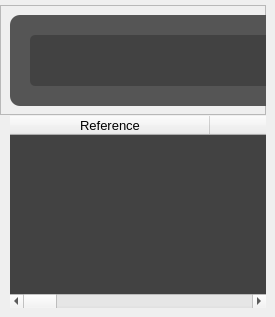
             <widget class="QWidget" name="batch">
              <layout class="QVBoxLayout" name="verticalLayout_13">
               <property name="leftMargin">
                <number>0</number>
               </property>
               <property name="topMargin">
                <number>0</number>
               </property>
               <property name="rightMargin">
                <number>9</number>
               </property>
               <property name="bottomMargin">
                <number>0</number>
               </property>
               <item>
                <widget class="QFrame" name="frame_9">
                 <property name="minimumSize">
                  <size>
                   <width>0</width>
                   <height>110</height>
                  </size>
                 </property>
                 <property name="maximumSize">
                  <size>
                   <width>1433</width>
                   <height>100</height>
                  </size>
                 </property>
                 <property name="frameShape">
                  <enum>QFrame::StyledPanel</enum>
                 </property>
                 <property name="frameShadow">
                  <enum>QFrame::Raised</enum>
                 </property>
                 <widget class="QLabel" name="label_32">
                  <property name="geometry">
                   <rect>
                    <x>10</x>
                    <y>10</y>
                    <width>1071</width>
                    <height>91</height>
                   </rect>
                  </property>
                  <property name="font">
                   <font>
                    <family>Arial</family>
                    <pointsize>11</pointsize>
                    <weight>75</weight>
                    <bold>true</bold>
                   </font>
                  </property>
                  <property name="styleSheet">
                   <string notr="true">QLabel{
	color: rgb(255, 255, 255);
	background-color: rgb(85, 85, 85);
	border-radius: 10px;
	padding-left:10px;
}</string>
                  </property>
                  <property name="text">
                   <string/>
                  </property>
                  <property name="alignment">
                   <set>Qt::AlignLeading|Qt::AlignLeft|Qt::AlignVCenter</set>
                  </property>
                 </widget>
                 <widget class="QLabel" name="batch_notification">
                  <property name="geometry">
                   <rect>
                    <x>1100</x>
                    <y>10</y>
                    <width>331</width>
                    <height>91</height>
                   </rect>
                  </property>
                  <property name="font">
                   <font>
                    <family>MS Shell Dlg 2</family>
                    <pointsize>10</pointsize>
                    <weight>50</weight>
                    <bold>false</bold>
                   </font>
                  </property>
                  <property name="styleSheet">
                   <string notr="true">QLabel{
	color: rgb(255, 255, 255);
	background-color: rgb(85, 85, 85);
	border-radius: 10px;
	padding-left:10px;
}</string>
                  </property>
                  <property name="text">
                   <string>Notification</string>
                  </property>
                  <property name="alignment">
                   <set>Qt::AlignCenter</set>
                  </property>
                  <property name="wordWrap">
                   <bool>true</bool>
                  </property>
                 </widget>
                 <widget class="QPushButton" name="btn_batch_browse">
                  <property name="geometry">
                   <rect>
                    <x>760</x>
                    <y>30</y>
                    <width>141</width>
                    <height>51</height>
                   </rect>
                  </property>
                  <property name="font">
                   <font>
                    <pointsize>10</pointsize>
                   </font>
                  </property>
                  <property name="styleSheet">
                   <string notr="true">QPushButton{
	color: rgb(255, 255, 255);
	background-color: rgb(66, 66, 66);
	border:none;
	border-radius: 10px;
}

QPushButton:hover{
	border-radius: 20px;
}

QPushButton:pressed{
	border: 2px solid rgb(255,255,255);	
}</string>
                  </property>
                  <property name="text">
                   <string>Browse</string>
                  </property>
                  <property name="icon">
                   <iconset resource="../resource/asset.qrc">
                    <normaloff>:/icons/asset/file.svg</normaloff>:/icons/asset/file.svg</iconset>
                  </property>
                  <property name="iconSize">
                   <size>
                    <width>30</width>
                    <height>30</height>
                   </size>
                  </property>
                  <property name="flat">
                   <bool>true</bool>
                  </property>
                 </widget>
                 <widget class="QLineEdit" name="batch_filename">
                  <property name="geometry">
                   <rect>
                    <x>310</x>
                    <y>30</y>
                    <width>431</width>
                    <height>51</height>
                   </rect>
                  </property>
                  <property name="font">
                   <font>
                    <pointsize>10</pointsize>
                   </font>
                  </property>
                  <property name="styleSheet">
                   <string notr="true">QLineEdit{
	color: rgb(255, 255, 255);

background-color: rgb(66, 66, 66);
	border-radius:10px;
	padding-left: 10px;
}

QLineEdit:hover{
	border:2px solid  rgb(66, 66, 66);
}

QLineEdit:focus{
	border:2px solid rgb(255, 255, 255);
}</string>
                  </property>
                  <property name="placeholderText">
                   <string>File name?</string>
                  </property>
                  <property name="clearButtonEnabled">
                   <bool>true</bool>
                  </property>
                 </widget>
                 <widget class="QPushButton" name="btn_start_job">
                  <property name="geometry">
                   <rect>
                    <x>920</x>
                    <y>30</y>
                    <width>141</width>
                    <height>51</height>
                   </rect>
                  </property>
                  <property name="font">
                   <font>
                    <pointsize>10</pointsize>
                   </font>
                  </property>
                  <property name="styleSheet">
                   <string notr="true">QPushButton{
	color: rgb(255, 255, 255);
	background-color: rgb(66, 66, 66);
	border:none;
	border-radius: 10px;
}

QPushButton:hover{
	border-radius: 20px;
}

QPushButton:pressed{
	border: 2px solid rgb(255,255,255);	
}</string>
                  </property>
                  <property name="text">
                   <string>Insert</string>
                  </property>
                  <property name="icon">
                   <iconset resource="../resource/asset.qrc">
                    <normaloff>:/icons/asset/repeat.svg</normaloff>:/icons/asset/repeat.svg</iconset>
                  </property>
                  <property name="iconSize">
                   <size>
                    <width>30</width>
                    <height>30</height>
                   </size>
                  </property>
                  <property name="flat">
                   <bool>true</bool>
                  </property>
                 </widget>
                 <widget class="QComboBox" name="batch_table">
                  <property name="geometry">
                   <rect>
                    <x>30</x>
                    <y>30</y>
                    <width>261</width>
                    <height>51</height>
                   </rect>
                  </property>
                  <property name="minimumSize">
                   <size>
                    <width>0</width>
                    <height>51</height>
                   </size>
                  </property>
                  <property name="maximumSize">
                   <size>
                    <width>16777215</width>
                    <height>38</height>
                   </size>
                  </property>
                  <property name="font">
                   <font>
                    <pointsize>10</pointsize>
                   </font>
                  </property>
                  <property name="styleSheet">
                   <string notr="true">QComboBox{
	color: rgb(255, 255, 255);
	background-color: rgb(66, 66, 66);
	padding-left:10px;
	border-radius: 5px;
}</string>
                  </property>
                  <property name="frame">
                   <bool>false</bool>
                  </property>
                 </widget>
                </widget>
               </item>
               <item>
                <widget class="QFrame" name="frame_10">
                 <property name="frameShape">
                  <enum>QFrame::NoFrame</enum>
                 </property>
                 <property name="frameShadow">
                  <enum>QFrame::Raised</enum>
                 </property>
                 <layout class="QVBoxLayout" name="verticalLayout_14">
                  <property name="leftMargin">
                   <number>10</number>
                  </property>
                  <property name="topMargin">
                   <number>0</number>
                  </property>
                  <property name="rightMargin">
                   <number>0</number>
                  </property>
                  <property name="bottomMargin">
                   <number>9</number>
                  </property>
                  <item>
                   <widget class="QTableWidget" name="batch_tableWidget">
                    <property name="font">
                     <font>
                      <pointsize>11</pointsize>
                     </font>
                    </property>
                    <property name="styleSheet">
                     <string notr="true">QTableWidget{
	background-color: rgb(66, 66, 66);
	color: rgb(255, 255, 255);
}</string>
                    </property>
                    <property name="frameShape">
                     <enum>QFrame::NoFrame</enum>
                    </property>
                    <property name="frameShadow">
                     <enum>QFrame::Plain</enum>
                    </property>
                    <property name="sortingEnabled">
                     <bool>true</bool>
                    </property>
                    <attribute name="horizontalHeaderDefaultSectionSize">
                     <number>200</number>
                    </attribute>
                    <attribute name="horizontalHeaderShowSortIndicator" stdset="0">
                     <bool>true</bool>
                    </attribute>
                    <attribute name="horizontalHeaderStretchLastSection">
                     <bool>true</bool>
                    </attribute>
                    <column>
                     <property name="text">
                      <string>Reference</string>
                     </property>
                     <property name="font">
                      <font>
                       <pointsize>10</pointsize>
                      </font>
                     </property>
                    </column>
                    <column>
                     <property name="text">
                      <string>Name</string>
                     </property>
                     <property name="font">
                      <font>
                       <pointsize>10</pointsize>
                      </font>
                     </property>
                    </column>
                    <column>
                     <property name="text">
                      <string>Contact</string>
                     </property>
                     <property name="font">
                      <font>
                       <pointsize>10</pointsize>
                       <stylestrategy>PreferAntialias</stylestrategy>
                      </font>
                     </property>
                    </column>
                    <column>
                     <property name="text">
                      <string>Position</string>
                     </property>
                     <property name="font">
                      <font>
                       <pointsize>10</pointsize>
                      </font>
                     </property>
                    </column>
                    <column>
                     <property name="text">
                      <string>Date stamp</string>
                     </property>
                     <property name="font">
                      <font>
                       <pointsize>10</pointsize>
                      </font>
                     </property>
                    </column>
                    <column>
                     <property name="text">
                      <string>Time stamp</string>
                     </property>
                     <property name="font">
                      <font>
                       <pointsize>10</pointsize>
                      </font>
                     </property>
                    </column>
                    <column>
                     <property name="text">
                      <string>Status</string>
                     </property>
                     <property name="font">
                      <font>
                       <pointsize>10</pointsize>
                      </font>
                     </property>
                    </column>
                   </widget>
                  </item>
                 </layout>
                </widget>
               </item>
              </layout>
             </widget>
